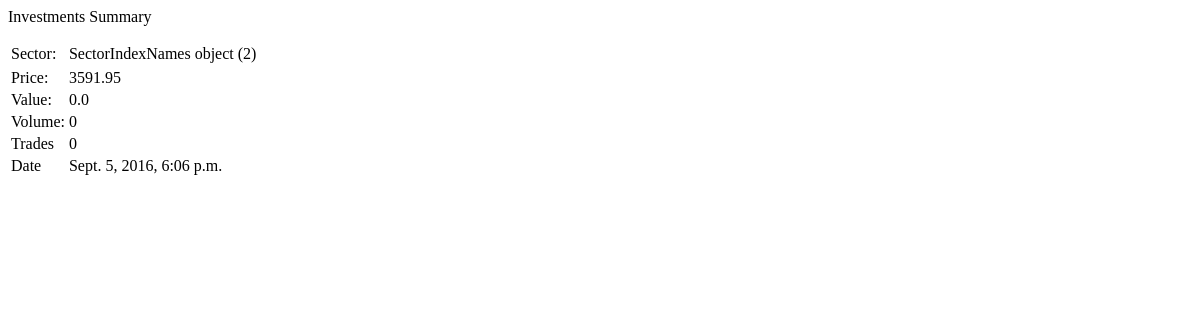
Page /viewSectorIndex/25/ on the earlier database version.
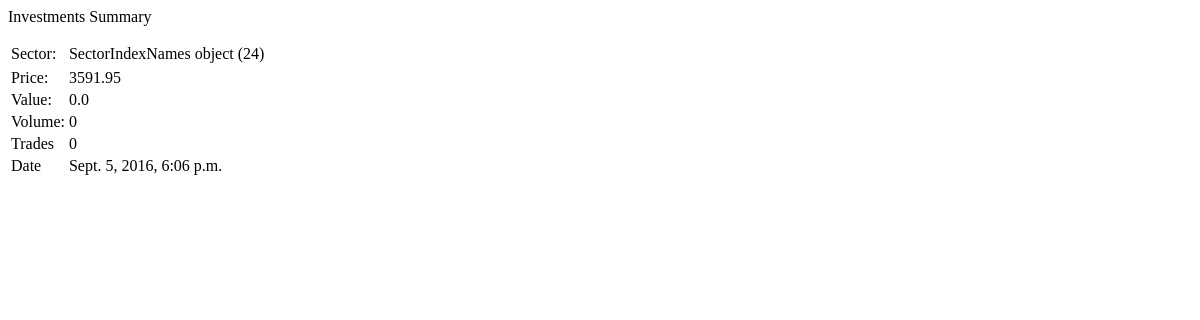
Same page on the later database version.
### MyInvestementsManager/models.py (models this page shows)
class SectorIndex(models.Model):
    sector = models.ForeignKey(SectorIndexNames)
    price = models.FloatField();
    value = models.FloatField();
    volume = models.IntegerField();
    trades = models.IntegerField();
    date = models.DateTimeField(auto_now_add=True)

class SectorIndexNames(models.Model):
    name = models.CharField(max_length = 250)
    date = models.DateTimeField(auto_now_add=True)

### MyInvestementsManager/views.py (the view)
# urls.py: url(r'^viewSectorIndex/(?P<pk>\d+)/$', SectorIndexView.as_view(), name='view_sector_index'),
class SectorIndexView(DetailView):
    model = SectorIndex
    template_name = "MyInvestmentsManager/sectorIndices/view_sector_index.html"

### MyInvestementsManager/templates/MyInvestmentsManager/sectorIndices/view_sector_index.html
{% block content %}
<p>Investments Summary</p>
<table class="table table-striped">
	<tr>
		<td>Sector:</td>
		<td>{{ object.sector }}</td>
	</tr>
	<tr>
		<tr>
		<td>Price:</td>
		<td>{{object.price }}</td>
	</tr>
	<tr>
		<td>Value:</td>
		<td>{{object.value }}</td>
	</tr>
	<tr>
		<td>Volume:</td>
		<td>{{object.volume }}</td>
	</tr>
	<tr>
		<td>Trades</td>
		<td>{{object.trades }}</td>
	</tr>
	<tr>
		<td>Date</td>
		<td>{{object.date }}</td>
	</tr>
</table>
{% endblock %}

Differences in the rows shown:
changed SectorIndex: sector "SectorIndexNames object (2)" → "SectorIndexNames object (24)"
